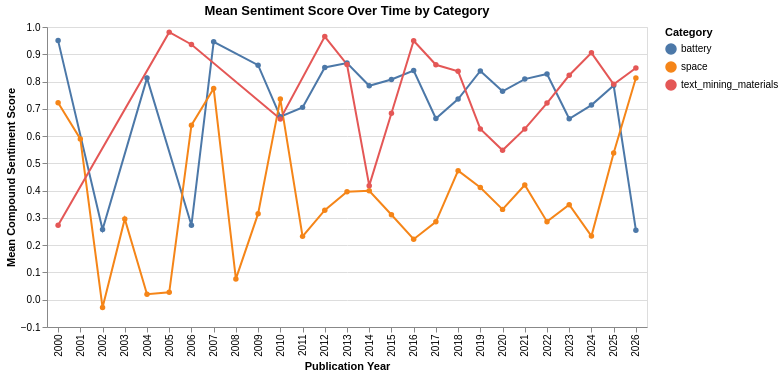

The code cell stored with this chart in its notebook:
### Markdown cell above
The stacked bar chart confirms the sentiment differences across categories at the document level. Battery and text mining materials papers are overwhelmingly positive (~92% and ~95% respectively), with very few negative documents. Space papers tell a different story — while still majority positive (71%), they contain a substantially larger proportion of negative papers, ~23%, visible as the prominent red section. This confirms that space research encompasses a broader emotional range, with a significant share of papers discussing failures, hazards, and technical challenges in genuinely negative terms. This chart provides count-level evidence supporting the mean score differences observed in the previous chart.

### Code cell
# --- Chart: Mean Sentiment Over Publication Years ---
# Has the tone of scientific abstracts changed over time?

sentiment_df['Publication Year'] = pd.to_numeric(sentiment_df['Publication Year'], errors='coerce')
yearly = sentiment_df.dropna(subset=['Publication Year'])
yearly = yearly[yearly['Publication Year'] >= 2000]
yearly_mean = yearly.groupby(['Publication Year', 'category'])['compound'].mean().reset_index()

chart_year = alt.Chart(yearly_mean).mark_line(point=True).encode(
    x=alt.X('Publication Year:O', title='Publication Year'),
    y=alt.Y('compound:Q', title='Mean Compound Sentiment Score'),
    color=alt.Color('category:N', legend=alt.Legend(title='Category')),
    tooltip=['Publication Year', 'category', 'compound']
).properties(
    title='Mean Sentiment Score Over Time by Category',
    width=600,
    height=300
)

chart_year

### Figure 1 — Vega specification as saved in the notebook (floating-point values rounded to 4 significant figures)
{"$schema": "https://vega.github.io/schema/vega/v5.json", "data": [{"name": "source_0", "values": [{"Publication Year": 2000.0, "category": "battery", "compound": 0.9501}, {"Publication Year": 2000.0, "category": "space", "compound": 0.7226}, {"Publication Year": 2000.0, "category": "text_mining_materials", "compound": 0.2732}, {"Publication Year": 2001.0, "category": "space", "compound": 0.5898}, {"Publication Year": 2002.0, "category": "battery", "compound": 0.2573}, {"Publication Year": 2002.0, "category": "space", "compound": -0.02883}, {"Publication Year": 2003.0, "category": "space", "compound": 0.2963}, {"Publication Year": 2004.0, "category": "battery", "compound": 0.8126}, {"Publication Year": 2004.0, "category": "space", "compound": 0.02032}, {"Publication Year": 2005.0, "category": "space", "compound": 0.0271}, {"Publication Year": 2005.0, "category": "text_mining_materials", "compound": 0.9812}, {"Publication Year": 2006.0, "category": "battery", "compound": 0.2732}, {"Publication Year": 2006.0, "category": "space", "compound": 0.64}, {"Publication Year": 2006.0, "category": "text_mining_materials", "compound": 0.936}, {"Publication Year": 2007.0, "category": "battery", "compound": 0.9456}, {"Publication Year": 2007.0, "category": "space", "compound": 0.7742}, {"Publication Year": 2008.0, "category": "space", "compound": 0.07636}, {"Publication Year": 2009.0, "category": "battery", "compound": 0.8601}, {"Publication Year": 2009.0, "category": "space", "compound": 0.3155}, {"Publication Year": 2010.0, "category": "battery", "compound": 0.6709}, {"Publication Year": 2010.0, "category": "space", "compound": 0.7356}, {"Publication Year": 2010.0, "category": "text_mining_materials", "compound": 0.663}, {"Publication Year": 2011.0, "category": "battery", "compound": 0.7053}, {"Publication Year": 2011.0, "category": "space", "compound": 0.2323}, {"Publication Year": 2012.0, "category": "battery", "compound": 0.8516}, {"Publication Year": 2012.0, "category": "space", "compound": 0.3284}, {"Publication Year": 2012.0, "category": "text_mining_materials", "compound": 0.965}, {"Publication Year": 2013.0, "category": "battery", "compound": 0.8676}, {"Publication Year": 2013.0, "category": "space", "compound": 0.3961}, {"Publication Year": 2013.0, "category": "text_mining_materials", "compound": 0.8627}, {"Publication Year": 2014.0, "category": "battery", "compound": 0.7844}, {"Publication Year": 2014.0, "category": "space", "compound": 0.3992}, {"Publication Year": 2014.0, "category": "text_mining_materials", "compound": 0.4183}, {"Publication Year": 2015.0, "category": "battery", "compound": 0.8075}, {"Publication Year": 2015.0, "category": "space", "compound": 0.3114}, {"Publication Year": 2015.0, "category": "text_mining_materials", "compound": 0.6837}, {"Publication Year": 2016.0, "category": "battery", "compound": 0.8404}, {"Publication Year": 2016.0, "category": "space", "compound": 0.2219}, {"Publication Year": 2016.0, "category": "text_mining_materials", "compound": 0.9495}, {"Publication Year": 2017.0, "category": "battery", "compound": 0.6644}, {"Publication Year": 2017.0, "category": "space", "compound": 0.2855}, {"Publication Year": 2017.0, "category": "text_mining_materials", "compound": 0.8615}, {"Publication Year": 2018.0, "category": "battery", "compound": 0.7357}, {"Publication Year": 2018.0, "category": "space", "compound": 0.4732}, {"Publication Year": 2018.0, "category": "text_mining_materials", "compound": 0.8377}, {"Publication Year": 2019.0, "category": "battery", "compound": 0.8389}, {"Publication Year": 2019.0, "category": "space", "compound": 0.4114}, {"Publication Year": 2019.0, "category": "text_mining_materials", "compound": 0.6262}, {"Publication Year": 2020.0, "category": "battery", "compound": 0.7642}, {"Publication Year": 2020.0, "category": "space", "compound": 0.3313}, {"Publication Year": 2020.0, "category": "text_mining_materials", "compound": 0.548}, {"Publication Year": 2021.0, "category": "battery", "compound": 0.809}, {"Publication Year": 2021.0, "category": "space", "compound": 0.4207}, {"Publication Year": 2021.0, "category": "text_mining_materials", "compound": 0.6262}, {"Publication Year": 2022.0, "category": "battery", "compound": 0.8277}, {"Publication Year": 2022.0, "category": "space", "compound": 0.2863}, {"Publication Year": 2022.0, "category": "text_mining_materials", "compound": 0.7209}, {"Publication Year": 2023.0, "category": "battery", "compound": 0.6634}, {"Publication Year": 2023.0, "category": "space", "compound": 0.3483}, {"Publication Year": 2023.0, "category": "text_mining_materials", "compound": 0.823}, {"Publication Year": 2024.0, "category": "battery", "compound": 0.7137}, {"Publication Year": 2024.0, "category": "space", "compound": 0.2333}, {"Publication Year": 2024.0, "category": "text_mining_materials", "compound": 0.9054}, {"Publication Year": 2025.0, "category": "battery", "compound": 0.7852}, {"Publication Year": 2025.0, "category": "space", "compound": 0.538}, {"Publication Year": 2025.0, "category": "text_mining_materials", "compound": 0.7901}, {"Publication Year": 2026.0, "category": "battery", "compound": 0.255}, {"Publication Year": 2026.0, "category": "space", "compound": 0.8131}, {"Publication Year": 2026.0, "category": "text_mining_materials", "compound": 0.8497}]}, {"name": "data_0", "values": [{"Publication Year": 2000.0, "category": "battery", "compound": 0.9501}, {"Publication Year": 2000.0, "category": "space", "compound": 0.7226}, {"Publication Year": 2000.0, "category": "text_mining_materials", "compound": 0.2732}, {"Publication Year": 2001.0, "category": "space", "compound": 0.5898}, {"Publication Year": 2002.0, "category": "battery", "compound": 0.2573}, {"Publication Year": 2002.0, "category": "space", "compound": -0.02883}, {"Publication Year": 2003.0, "category": "space", "compound": 0.2963}, {"Publication Year": 2004.0, "category": "battery", "compound": 0.8126}, {"Publication Year": 2004.0, "category": "space", "compound": 0.02032}, {"Publication Year": 2005.0, "category": "space", "compound": 0.0271}, {"Publication Year": 2005.0, "category": "text_mining_materials", "compound": 0.9812}, {"Publication Year": 2006.0, "category": "battery", "compound": 0.2732}, {"Publication Year": 2006.0, "category": "space", "compound": 0.64}, {"Publication Year": 2006.0, "category": "text_mining_materials", "compound": 0.936}, {"Publication Year": 2007.0, "category": "battery", "compound": 0.9456}, {"Publication Year": 2007.0, "category": "space", "compound": 0.7742}, {"Publication Year": 2008.0, "category": "space", "compound": 0.07636}, {"Publication Year": 2009.0, "category": "battery", "compound": 0.8601}, {"Publication Year": 2009.0, "category": "space", "compound": 0.3155}, {"Publication Year": 2010.0, "category": "battery", "compound": 0.6709}, {"Publication Year": 2010.0, "category": "space", "compound": 0.7356}, {"Publication Year": 2010.0, "category": "text_mining_materials", "compound": 0.663}, {"Publication Year": 2011.0, "category": "battery", "compound": 0.7053}, {"Publication Year": 2011.0, "category": "space", "compound": 0.2323}, {"Publication Year": 2012.0, "category": "battery", "compound": 0.8516}, {"Publication Year": 2012.0, "category": "space", "compound": 0.3284}, {"Publication Year": 2012.0, "category": "text_mining_materials", "compound": 0.965}, {"Publication Year": 2013.0, "category": "battery", "compound": 0.8676}, {"Publication Year": 2013.0, "category": "space", "compound": 0.3961}, {"Publication Year": 2013.0, "category": "text_mining_materials", "compound": 0.8627}, {"Publication Year": 2014.0, "category": "battery", "compound": 0.7844}, {"Publication Year": 2014.0, "category": "space", "compound": 0.3992}, {"Publication Year": 2014.0, "category": "text_mining_materials", "compound": 0.4183}, {"Publication Year": 2015.0, "category": "battery", "compound": 0.8075}, {"Publication Year": 2015.0, "category": "space", "compound": 0.3114}, {"Publication Year": 2015.0, "category": "text_mining_materials", "compound": 0.6837}, {"Publication Year": 2016.0, "category": "battery", "compound": 0.8404}, {"Publication Year": 2016.0, "category": "space", "compound": 0.2219}, {"Publication Year": 2016.0, "category": "text_mining_materials", "compound": 0.9495}, {"Publication Year": 2017.0, "category": "battery", "compound": 0.6644}, {"Publication Year": 2017.0, "category": "space", "compound": 0.2855}, {"Publication Year": 2017.0, "category": "text_mining_materials", "compound": 0.8615}, {"Publication Year": 2018.0, "category": "battery", "compound": 0.7357}, {"Publication Year": 2018.0, "category": "space", "compound": 0.4732}, {"Publication Year": 2018.0, "category": "text_mining_materials", "compound": 0.8377}, {"Publication Year": 2019.0, "category": "battery", "compound": 0.8389}, {"Publication Year": 2019.0, "category": "space", "compound": 0.4114}, {"Publication Year": 2019.0, "category": "text_mining_materials", "compound": 0.6262}, {"Publication Year": 2020.0, "category": "battery", "compound": 0.7642}, {"Publication Year": 2020.0, "category": "space", "compound": 0.3313}, {"Publication Year": 2020.0, "category": "text_mining_materials", "compound": 0.548}, {"Publication Year": 2021.0, "category": "battery", "compound": 0.809}, {"Publication Year": 2021.0, "category": "space", "compound": 0.4207}, {"Publication Year": 2021.0, "category": "text_mining_materials", "compound": 0.6262}, {"Publication Year": 2022.0, "category": "battery", "compound": 0.8277}, {"Publication Year": 2022.0, "category": "space", "compound": 0.2863}, {"Publication Year": 2022.0, "category": "text_mining_materials", "compound": 0.7209}, {"Publication Year": 2023.0, "category": "battery", "compound": 0.6634}, {"Publication Year": 2023.0, "category": "space", "compound": 0.3483}, {"Publication Year": 2023.0, "category": "text_mining_materials", "compound": 0.823}, {"Publication Year": 2024.0, "category": "battery", "compound": 0.7137}, {"Publication Year": 2024.0, "category": "space", "compound": 0.2333}, {"Publication Year": 2024.0, "category": "text_mining_materials", "compound": 0.9054}, {"Publication Year": 2025.0, "category": "battery", "compound": 0.7852}, {"Publication Year": 2025.0, "category": "space", "compound": 0.538}, {"Publication Year": 2025.0, "category": "text_mining_materials", "compound": 0.7901}, {"Publication Year": 2026.0, "category": "battery", "compound": 0.255}, {"Publication Year": 2026.0, "category": "space", "compound": 0.8131}, {"Publication Year": 2026.0, "category": "text_mining_materials", "compound": 0.8497}]}, {"name": "source_0_x_domain_Publication Year_0", "values": [{"Publication Year": 2000.0}, {"Publication Year": 2001.0}, {"Publication Year": 2002.0}, {"Publication Year": 2003.0}, {"Publication Year": 2004.0}, {"Publication Year": 2005.0}, {"Publication Year": 2006.0}, {"Publication Year": 2007.0}, {"Publication Year": 2008.0}, {"Publication Year": 2009.0}, {"Publication Year": 2010.0}, {"Publication Year": 2011.0}, {"Publication Year": 2012.0}, {"Publication Year": 2013.0}, {"Publication Year": 2014.0}, {"Publication Year": 2015.0}, {"Publication Year": 2016.0}, {"Publication Year": 2017.0}, {"Publication Year": 2018.0}, {"Publication Year": 2019.0}, {"Publication Year": 2020.0}, {"Publication Year": 2021.0}, {"Publication Year": 2022.0}, {"Publication Year": 2023.0}, {"Publication Year": 2024.0}, {"Publication Year": 2025.0}, {"Publication Year": 2026.0}]}, {"name": "data_0_x_domain_Publication Year_1", "values": [{"Publication Year": 2000.0}, {"Publication Year": 2001.0}, {"Publication Year": 2002.0}, {"Publication Year": 2003.0}, {"Publication Year": 2004.0}, {"Publication Year": 2005.0}, {"Publication Year": 2006.0}, {"Publication Year": 2007.0}, {"Publication Year": 2008.0}, {"Publication Year": 2009.0}, {"Publication Year": 2010.0}, {"Publication Year": 2011.0}, {"Publication Year": 2012.0}, {"Publication Year": 2013.0}, {"Publication Year": 2014.0}, {"Publication Year": 2015.0}, {"Publication Year": 2016.0}, {"Publication Year": 2017.0}, {"Publication Year": 2018.0}, {"Publication Year": 2019.0}, {"Publication Year": 2020.0}, {"Publication Year": 2021.0}, {"Publication Year": 2022.0}, {"Publication Year": 2023.0}, {"Publication Year": 2024.0}, {"Publication Year": 2025.0}, {"Publication Year": 2026.0}]}, {"name": "source_0_color_domain_category_0", "values": [{"category": "battery"}, {"category": "space"}, {"category": "text_mining_materials"}]}, {"name": "data_0_color_domain_category_1", "values": [{"category": "battery"}, {"category": "space"}, {"category": "text_mining_materials"}]}], "marks": [{"type": "group", "name": "layer_0_pathgroup", "from": {"facet": {"data": "source_0", "name": "faceted_path_layer_0_main", "groupby": ["category"]}}, "encode": {"update": {"width": {"field": {"signal": null, "datum": null, "group": "width", "parent": null}}, "height": {"field": {"signal": null, "datum": null, "group": "height", "parent": null}}}}, "marks": [{"type": "line", "name": "layer_0_marks", "from": {"data": "faceted_path_layer_0_main"}, "sort": {"field": "x"}, "encode": {"update": {"x": {"field": "Publication Year", "scale": "x"}, "tooltip": {"signal": "{\"Publication Year\": format(datum[\"Publication Year\"], \"\"), \"category\": isValid(datum[\"category\"]) ? datum[\"category\"] : \"\"+datum[\"category\"], \"compound\": format(datum[\"compound\"], \"\")}"}, "stroke": {"field": "category", "scale": "color"}, "defined": {"signal": "isValid(datum[\"compound\"]) && isFinite(+datum[\"compound\"])"}, "y": {"field": "compound", "scale": "y"}}}, "style": ["line"]}]}, {"type": "symbol", "name": "layer_1_marks", "from": {"data": "data_0"}, "encode": {"update": {"x": {"field": "Publication Year", "scale": "x"}, "y": {"field": "compound", "scale": "y"}, "tooltip": {"signal": "{\"Publication Year\": format(datum[\"Publication Year\"], \"\"), \"category\": isValid(datum[\"category\"]) ? datum[\"category\"] : \"\"+datum[\"category\"], \"compound\": format(datum[\"compound\"], \"\")}"}, "opacity": {"value": 1}, "fill": {"field": "category", "scale": "color"}}}, "style": ["point"]}], "scales": [{"name": "x", "type": "point", "domain": {"fields": [{"data": "source_0_x_domain_Publication Year_0", "field": "Publication Year"}, {"data": "data_0_x_domain_Publication Year_1", "field": "Publication Year"}], "sort": true}, "range": [0, {"signal": "width"}], "padding": 0.5}, {"name": "y", "type": "linear", "domain": {"fields": [{"data": "source_0", "field": "compound"}, {"data": "data_0", "field": "compound"}]}, "range": [{"signal": "height"}, 0], "zero": true, "nice": true}, {"name": "color", "type": "ordinal", "domain": {"fields": [{"data": "source_0_color_domain_category_0", "field": "category"}, {"data": "data_0_color_domain_category_1", "field": "category"}], "sort": true}, "range": "category"}], "axes": [{"scale": "y", "maxExtent": 0, "tickCount": {"signal": "ceil(height/40)"}, "orient": "left", "domain": false, "gridScale": "x", "labels": false, "aria": false, "minExtent": 0, "ticks": false, "zindex": 0, "grid": true}, {"scale": "x", "labelBaseline": "middle", "labelAngle": 270, "orient": "bottom", "title": "Publication Year", "grid": false, "labelAlign": "right", "zindex": 0}, {"scale": "y", "tickCount": {"signal": "ceil(height/40)"}, "grid": false, "zindex": 0, "orient": "left", "labelOverlap": true, "title": "Mean Compound Sentiment Score"}], "title": {"text": "Mean Sentiment Score Over Time by Category", "frame": "group"}, "padding": 5, "width": 600, "height": 300, "style": "cell", "legends": [{"title": "Category", "stroke": "color", "symbolType": "circle", "fill": "color", "encode": {"symbols": {"update": {"opacity": {"value": 1}}}}}], "background": "white"}
